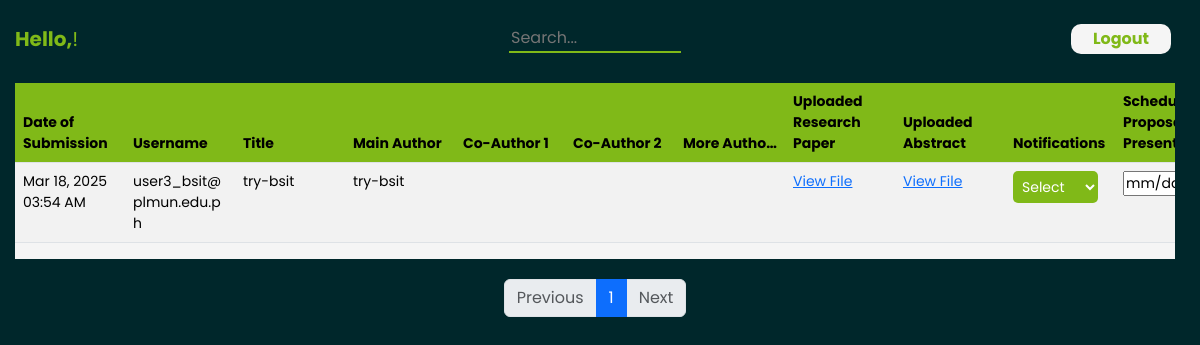
The app's page /login/research_coor/research_coor.php (signed in) with its own data.
### tables this page shows
CREATE TABLE `tbl_fileupload` (
  `id` int(50) NOT NULL,
  `date_of_submission` timestamp NOT NULL DEFAULT current_timestamp(),
  `username` varchar(50) NOT NULL,
  `department` varchar(50) NOT NULL,
  `program` varchar(50) NOT NULL,
  `remarks` varchar(50) DEFAULT NULL,
  `title` varchar(300) NOT NULL,
  `main_author` varchar(50) NOT NULL,
  `co_author_1` varchar(50) NOT NULL,
  `co_author_2` varchar(50) NOT NULL,
  `others` varchar(150) NOT NULL,
  `file_research_paper` varchar(300) NOT NULL,
  `file_abstract` varchar(300) NOT NULL,
  `notification` varchar(50) DEFAULT NULL,
  `sched_proposal` date DEFAULT NULL,
  `sched_final` date DEFAULT NULL,
  `research_status` varchar(50) DEFAULT NULL,
  `edit_access` tinyint(1) NOT NULL DEFAULT 1
);

### login/research_coor/research_coor.php (the view, shortened to what this page needs)
<?php
    include '../../conn.php';
    $first_name = htmlspecialchars($_SESSION['first_name']);
    $admin_department = $_SESSION['department'];
    $admin_program = $_SESSION['program'];
    $limit = 5;
    $page = isset($_GET['page']) && (int)$_GET['page'] > 0 ? (int)$_GET['page'] : 1;
    $offset = ($page - 1) * $limit;
    $sql = "SELECT id,
                DATE_FORMAT(date_of_submission, '%b %d, %Y %h:%i %p') AS formatted_date_of_submission, username,
                title, main_author, co_author_1, co_author_2, others, file_research_paper, file_abstract, notification,
                DATE_FORMAT(sched_proposal, '%b %d, %Y') AS formatted_sched_proposal,
                DATE_FORMAT(sched_final, '%b %d, %Y') AS formatted_sched_final,
                research_status, edit_access
            FROM tbl_fileUpload
            WHERE department = ? AND program = ?
            ORDER BY date_of_submission DESC
            LIMIT ? OFFSET ?";
    $stmt = $conn->prepare($sql);
    $stmt->bind_param("ssii", $admin_department, $admin_program, $limit, $offset);
    $stmt->execute();
    $result = $stmt->get_result();
    $total_query = $conn->prepare("SELECT COUNT(*) FROM tbl_fileUpload WHERE department = ? AND program = ?");
    $total_query->bind_param("ss", $admin_department, $admin_program);
    $total_query->execute();
    $total_query->bind_result($total_rows);
    $total_pages = max(ceil($total_rows / $limit), 1);
?>
<!DOCTYPE html>
<html lang="en">
<head>
    <link rel="stylesheet" href="./research_coor.css">
    <link href="/Root_2/dist/css/bootstrap.min.css" rel="stylesheet">
</head>
<body>
    <div class="container-fluid main p-0">
        <section class="navBarSection">
            <div class="row p-1">
                <div class="col-4 order-1 col-md-2 order-md-1 hello p-0 ps-md-2 d-flex align-items-center">
                    <span class="txt-hello">Hello,</span>
                    <span class="txt-username"><?php echo $first_name; ?>!</span>
                </div>
                <div class="col-4 offset-4 order-2 col-md-2 order-md-3 offset-md-0 d-flex align-items-center justify-content-end">
                    <form action="/Root_2/logout.php" method="post">
                        <button type="submit" class="btn-logout">Logout</button>
                    </form>
                </div>
                <div class="col-6 order-3 col-md-2 order-md-2 d-flex align-items-center justify-content-center mx-auto search">
                    <input type="text" class="input-search fa-search" id="searchInput" placeholder="Search..." onkeyup="filterTable()">
                </div>
            </div>
        </section>
        <section class="tableSection">
            <div class="table-responsive">
                <table class="table table-striped custom-table" id="researchTable">
                    <thead>
                        <tr>
                            <th class="wrap">Date of Submission</th>
                            <th>Username</th>
                            <th>Title</th>
                            <th>Main Author</th>
                            <th>Co-Author 1</th>
                            <th>Co-Author 2</th>
                            <th>More Authors</th>
                            <th class="wrap">Uploaded Research Paper</th>
                            <th class="wrap">Uploaded Abstract</th>
                            <th>Notifications</th>
                            <th class="wrap">Schedule for Proposal Presentation</th>
                        </tr>
                    </thead>
                    <tbody>
                    <?php if ($result->num_rows > 0): ?>
                        <?php while ($row = $result->fetch_assoc()): ?>
                            <tr>
                                <td class="wrap"><?= htmlspecialchars($row['formatted_date_of_submission']) ?></td>
                                <td class="wrap"><?= htmlspecialchars($row['username']) ?></td>
                                <td class="wrap"><?= htmlspecialchars($row['title']) ?></td>
                                <td class="wrap"><?= htmlspecialchars($row['main_author']) ?></td>
                                <td class="wrap"><?= htmlspecialchars($row['co_author_1']) ?></td>
                                <td class="wrap"><?= htmlspecialchars($row['co_author_2']) ?></td>
                                <td class="wrap"><?= htmlspecialchars($row['others']) ?></td>
                                <td>
                                    <a href='review_coor.php?id=<?= $row['id'] ?>&type=research' target='_blank'>View File</a>
                                </td>
                                <td>
                                    <a href='review_coor.php?id=<?= $row['id'] ?>&type=abstract' target='_blank'>View File</a>
                                </td>
                                <form action="update_coor.php" method="POST">
                                    <td>
                                        <select name="notification" class="custom-select">
                                            <option class="custom-option" value="">Select</option>
                                        </select>
                                    </td>
                                    <td>
                                        <input type="date" class="custom-date" name="sched_proposal" value="<?= isset($row['sched_proposal']) ? htmlspecialchars($row['sched_proposal']) : '' ?>">
                                    </td>
                                </form>
                            </tr>
                        <?php endwhile; ?>
                    <?php else: ?>
                        <tr>
                            <td colspan="13">No submissions found.</td>
                        </tr>
                    <?php endif; ?>
                    </tbody>
                </table>
            </div>
        </section>
            <nav>
                <ul class="pagination justify-content-center">
                    <?php if ($page > 1): ?>
                        <li class="page-item">
                            <a class="page-link" href="?page=<?= $page - 1 ?>">Previous</a>
                        </li>
                    <?php else: ?>
                        <li class="page-item disabled">
                            <a class="page-link">Previous</a>
                        </li>
                    <?php endif; ?>
                    <?php for ($i = 1; $i <= $total_pages; $i++): ?>
                        <li class="page-item <?= ($i == $page) ? 'active' : '' ?>">
                            <a class="page-link" href="?page=<?= $i ?>"><?= $i ?></a>
                        </li>
                    <?php endfor; ?>
                    <?php if ($page < $total_pages): ?>
                        <li class="page-item">
                            <a class="page-link" href="?page=<?= $page + 1 ?>">Next</a>
                        </li>
                    <?php else: ?>
                        <li class="page-item disabled">
                            <a class="page-link">Next</a>
                        </li>
                    <?php endif; ?>
                </ul>
            </nav>
    </div>
</body>
</html>

### login/research_coor/research_coor.css (style rules this page uses)
:root { --bs-body-font-size: 16px; --bs-body-font-family: 'Poppins', sans-serif !important; --bs-table-bg: #f5f5f5 !important; }
body { padding: 20px 25px 20px 15px; width: 100vw; height:100vh; font-family: 'Poppins', sans-serif !important; color: white; background-color: #00272B !important; overflow-x: hidden; }
.main { padding:0; margin:0; }
.navBarSection { padding:0px; }
.row { padding:0; }
.hello { font-size: 20px; }
.txt-hello { font-weight: 700; color: #80B918; }
.txt-username { color: #80B918; }
.search { width: 100%; }
.input-search { width: 100%; max-width: 100%; border: none; border-bottom: 2px solid #80B918; outline: none; background-color: transparent; color: white; }
.btn-logout { padding: 5; border: none; border-radius: 10px; width: 100px; height: 30px; background-color: #f5f5f5; font-weight: 700; color: #80B918; }
.tableSection { margin-top: 25px; margin-bottom: 20px; font-size: 14px !important; }
.table-responsive, .custom-table { background-color: var(--bs-table-bg) !important; margin-bottom: 20px; }
.table-responsive { width: 100%; overflow-x: auto; height: 100%; }
.custom-table { width: 100%; table-layout: fixed; white-space: nowrap; color: white; }
.custom-table th { background-color: #80B918 !important; }
.custom-table th, .custom-table td { width: 110px; text-overflow: ellipsis; overflow: hidden; }
.custom-table td.wrap, .custom-table th.wrap { white-space: normal !important; word-wrap: break-word; overflow-wrap: break-word; }
.custom-select { width: 90%; border-radius: 5px; border-style: none; padding: 5px; background-color: #80b918; color: white; }
.custom-option { background-color: #f5f5f5; color: black; }
.custom-date { width: 100%; }

### records on screen
tbl_fileupload: formatted_date_of_submission "Mar 18, 2025 03:54 AM", username "user3_bsit@plmun.edu.ph", title "try-bsit", main_author "try-bsit"
